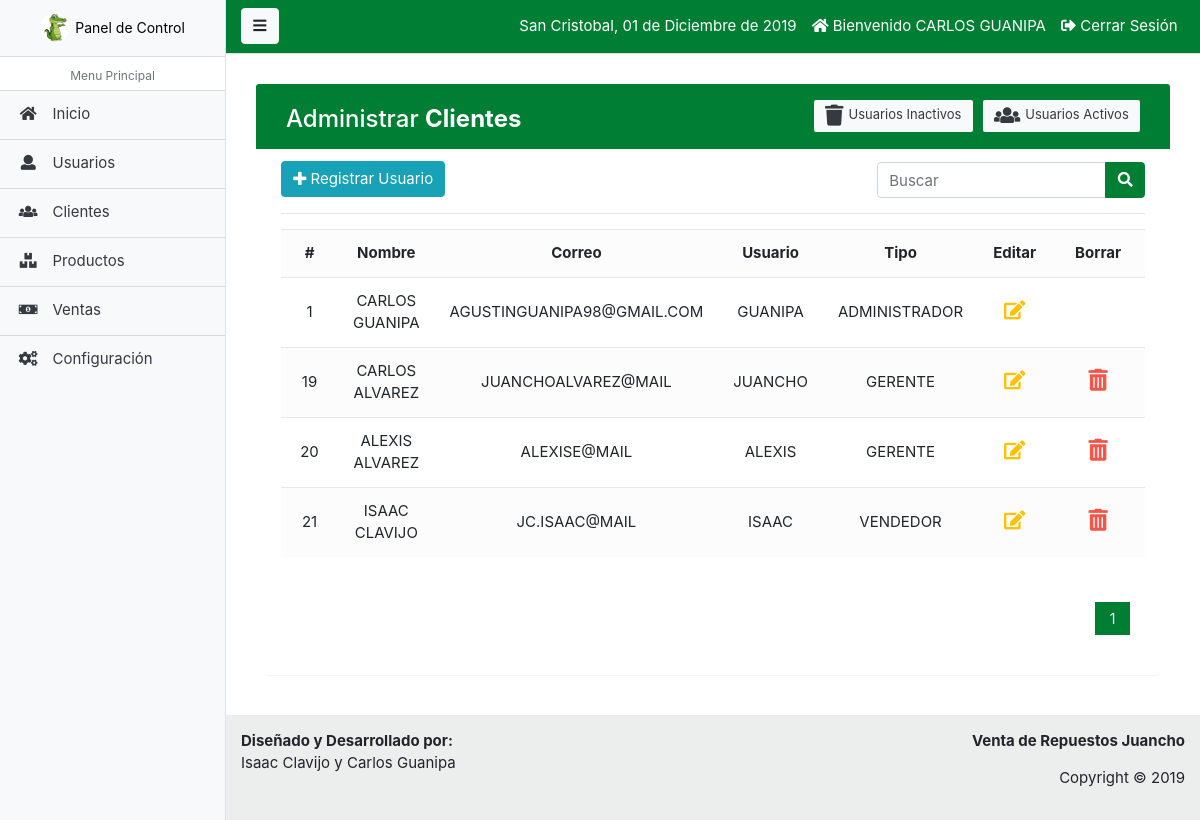
The app's page /paginas/usuario_lista.php (signed in) with its own data.
### tables this page shows
CREATE TABLE `usuario` (
  `idusuario` int(11) NOT NULL,
  `nombre` varchar(50) DEFAULT NULL,
  `correo` varchar(100) DEFAULT NULL,
  `usuario` varchar(15) DEFAULT NULL,
  `clave` varchar(100) DEFAULT NULL,
  `rol` int(11) DEFAULT NULL,
  `estatus` int(2) NOT NULL DEFAULT '1'
);

CREATE TABLE `rol` (
  `idrol` int(11) NOT NULL,
  `rol` varchar(20) DEFAULT NULL
);

### paginas/includes/funciones.php (called while the page is built, shortened)
<?php
	function fechaC(){
		$mes = array("",
			"Enero",
		  "Febrero",
		  "Marzo",
		  "Abril",
		  "Mayo",
		  "Junio",
		  "Julio",
		  "Agosto",
		  "Septiembre",
		  "Octubre",
		  "Noviembre",
		  "Diciembre");
		return date('d')." de ". $mes[date('n')] . " de " . date('Y');
	}
 ?>

### paginas/usuario_lista.php (the view, shortened to what this page needs)
<?php
	require_once('includes/admin_header.php');
?>
<div class="container-fluid">
	<div class="table-wrapper">
	    <div class="table-title">
	        <div class="row">
            <div class="col-sm-6">
							<h2>Administrar <b>Clientes</b></h2>
						</div>
						<div class="col-sm-6">
							<a href="usuario_lista.php" class="btn btn-light text-dark"><i class="fa fa-users"></i> Usuarios Activos</a>
							<a href="usuario_lista_inactivo.php" class="btn btn-light text-dark"><i class="fa fa-trash"></i> Usuarios Inactivos</a>
						</div>
	        </div>
	    </div>
	    <div class="row" style="padding-top: 2px;">
	    	<div class="col-sm-8">
					<a href="usuario_registro.php" class="btn btn-info float-left"><i class="fa fa-plus"></i> Registrar Usuario</a>
				</div>
				<form action="usuario_buscar.php" method="GET" class="col-sm-4" style="padding-top: 1px;">
					<div class="input-group">
						<input type="text" class="form-control" name="busqueda" id="busqueda" placeholder="Buscar">
						<div class="input-group-append">
							<button type="submit" class="btn btn-primary"><i class="fa fa-search"></i></button>
						</div>
					</div>
				</form>
	    </div>
	    <hr>
	    <div>
	    	<div class="table-responsive">
					<table class="table table-striped table-hover">
						<tr>
							<th class='text-center'>#</th>
							<th class='text-center'>Nombre</th>
							<th class='text-center'>Correo</th>
							<th class='text-center'>Usuario</th>
							<th class='text-center'>Tipo</th>
							<th class='text-center'>Editar</th>
							<th class='text-center'>Borrar</th>
						</tr>
						<?php
							$sql_registe = mysqli_query($conexion,"SELECT COUNT(*) as total_registro FROM usuario WHERE estatus = 1");
							$result_registe = mysqli_fetch_array($sql_registe);
							$total_registro = $result_registe['total_registro'];
							$por_pagina = 5;
							if (empty($_GET['pagina']))
							{
								$pagina = 1;
							}else{
								$pagina = $_GET['pagina'];
							}
							$desde = ($pagina-1) * $por_pagina;
							$total_paginas = ceil($total_registro / $por_pagina);
						$query = mysqli_query($conexion,"SELECT u.idusuario, u.nombre, u.correo, u.usuario, r.rol FROM usuario u INNER JOIN rol r ON u.rol = r.idrol WHERE estatus = 1  ORDER BY idusuario ASC LIMIT $desde,$por_pagina");
							$result = mysqli_num_rows($query);
							if ($result > 0) {
							 	while ($data = mysqli_fetch_array($query)) {
							 		?>
							 		<tr class="row<?php echo $data['idusuario']; ?>">
										<td class="text-center"><?php echo $data['idusuario']; ?></td>
										<td class="text-center"><?php echo $data['nombre']; ?></td>
										<td class="text-center"><?php echo $data['correo']; ?></td>
										<td class="text-center"><?php echo $data['usuario']; ?></td>
										<td class="text-center"><?php echo $data['rol']; ?></td>
										<td class='text-center'>
											<a href="usuario_editar.php?id=<?php echo $data['idusuario']; ?>" class="edit"><i class="fa fa-edit"></i></a>
										</td>
										<td class='text-center'>
											<?php
												if ($data['idusuario'] != 1) {
												?>
													<a href="usuario_borrar.php?id=<?php echo $data['idusuario']; ?>" class="delete eliminar"><i class="fa fa-trash-alt"></i></a>
												<?php
												}
											?>
										</td>
									</tr>
							 	<?php
							 	}
							 }
						?>
					</table>
				</div>
				<div class="paginador">
					<ul>
						<?php
							for ($i=1; $i <= $total_paginas; $i++)
							{
								if ($i == $pagina)
								{
									echo '<li class="pageSelected">'.$i.'</li>';
								}else{
									echo '<li><a href="?pagina='.$i.'">'.$i.'</a></li>';
								}
							}
								?>
					</ul>
				</div>
	    </div>
	</div>
</div>
<?php require_once('includes/admin_footer.php');  ?>

### paginas/includes/admin_header.php (shortened to what this page needs)
<?php
  require_once ("includes/funciones.php");
?>
<!DOCTYPE html>
<html lang="es">
<head>
  <link rel="stylesheet" type="text/css" href="../css/estilos.css">
  <link rel="stylesheet" type="text/css" href="../css/estilos_admin.css">
  <link rel="stylesheet" type="text/css" href="../css/estilos_crud.css">
  <link rel="stylesheet" type="text/css" href="../css/foto.css">
  <link href="../libs/startbootstrap-simple-sidebar-gh-pages/css/simple-sidebar.css" rel="stylesheet">
  <link href="../libs/startbootstrap-simple-sidebar-gh-pages/vendor/bootstrap/css/bootstrap.min.css" rel="stylesheet">
  <link rel="stylesheet" href="../libs/bootstrap-4.1.3-dist/css/bootstrap.min.css"/>
  <link href="../libs/bootstrap-ecommerce-uikit/ui-ecommerce/css/bootstrap.css" rel="stylesheet" type="text/css"/>
  <link href="../libs/bootstrap-ecommerce-uikit/ui-ecommerce/fonts/fontawesome/css/fontawesome-all.min.css" type="text/css" rel="stylesheet">
  <link href="../libs/bootstrap-ecommerce-uikit/ui-ecommerce/plugins/owlcarousel/assets/owl.carousel.min.css" rel="stylesheet">
  <link href="../libs/bootstrap-ecommerce-uikit/ui-ecommerce/plugins/owlcarousel/assets/owl.theme.default.css" rel="stylesheet">
  <link href="../libs/bootstrap-ecommerce-uikit/ui-ecommerce/css/ui.css" rel="stylesheet" type="text/css"/>
  <link href="../libs/bootstrap-ecommerce-uikit/ui-ecommerce/css/responsive.css" rel="stylesheet" media="only screen and (max-width: 1200px)"/>
</head>
<body>
<div class="d-flex" id="wrapper">
    <div class="bg-light border-right" id="sidebar-wrapper">
      <div class="sidebar-heading" align="center">
        <a href="admin_panel.php" style="text-decoration: none;">
          <img src="../imagen/logo-vrj.png" width="30" height="30" class="d-inline-block align-top" alt="">
          <span class="menu-collapsed" style="color: #000000; font-size: 14px;">Panel de Control</span>
        </a>
      </div>
      <div class="list-group list-group-flush">
        <ul class="list-group">
          <li class="list-group-item sidebar-separator-title text-muted d-flex align-items-center menu-collapsed justify-content-center">
              <small>Menu Principal</small>
          </li>
          <a href="admin_panel.php" aria-expanded="false" class="bg-light text-dark list-group-item list-group-item-action flex-column align-items-start tamano-elemento-sidebar">
            <div class="d-flex w-100 justify-content-start align-items-center">
                <span class="fa fa-home fa-fw mr-3"></span>
                <span class="menu-collapsed">Inicio</span>
            </div>
          </a>
          <a href="usuario_lista.php" aria-expanded="false" class="bg-light text-dark list-group-item list-group-item-action flex-column align-items-start tamano-elemento-sidebar">
            <div class="d-flex w-100 justify-content-start align-items-center">
                <span class="fa fa-user fa-fw mr-3"></span>
                <span class="menu-collapsed">Usuarios</span>
            </div>
          </a>
          <a href="cliente_lista.php" aria-expanded="false" class="bg-light text-dark list-group-item list-group-item-action flex-column align-items-start tamano-elemento-sidebar">
            <div class="d-flex w-100 justify-content-start align-items-center">
                <span class="fa fa-users fa-fw mr-3"></span>
                <span class="menu-collapsed">Clientes</span>
            </div>
          </a>
          <a href="producto_lista.php" aria-expanded="false" class="bg-light text-dark list-group-item list-group-item-action flex-column align-items-start tamano-elemento-sidebar">
            <div class="d-flex w-100 justify-content-start align-items-center">
                <span class="fa fa-boxes fa-fw mr-3"></span>
                <span class="menu-collapsed">Productos</span>
            </div>
          </a>
          <a href="venta_lista.php" aria-expanded="false" class="bg-light text-dark list-group-item list-group-item-action flex-column align-items-start tamano-elemento-sidebar">
            <div class="d-flex w-100 justify-content-start align-items-center">
                <span class="fa fa-money-bill-alt fa-fw mr-3"></span>
                <span class="menu-collapsed">Ventas</span>
            </div>
          </a>
          <a href="configuracion.php" aria-expanded="false" class="bg-light text-dark list-group-item list-group-item-action flex-column align-items-start tamano-elemento-sidebar">
            <div class="d-flex w-100 justify-content-start align-items-center">
                <span class="fa fa-cogs fa-fw mr-3"></span>
                <span class="menu-collapsed">Configuración</span>
            </div>
          </a>
        </ul>
      </div>
    </div>
    <div id="page-content-wrapper">
      <nav class="navbar navbar-expand-lg navbar-light border-bottom deep-green">
        <button class="btn btn-light" id="menu-toggle"><i class="fa fa-bars"></i></button>
        <div class="collapse navbar-collapse" id="navbarSupportedContent">
          <ul class="navbar-nav ml-auto mt-2 mt-lg-0">
            <?php  if (isset($_SESSION['active'])) : ?>
              <li class="nav-item active">
                <a class="nav-link" style="color: #FFFFFF;">San Cristobal, <?php echo fechaC(); ?></a>
              </li>
              <li class="nav-item active">
                <a class="nav-link" href="../index.php" style="color: #FFFFFF;"><i class="fa fa-home"></i> Bienvenido <?php echo $_SESSION['nombre']; ?></a>
              </li>
              <li class="nav-item active">
                <a class="nav-link" href="usuario_salir.php" style="color: #FFFFFF;"><i class="fa fa-sign-out-alt"></i> Cerrar Sesión</a>
              </li>
            <?php endif ?>
          </ul>
        </div>
      </nav>
      <div class="container-fluid panel">

### paginas/includes/admin_footer.php (shortened to what this page needs)
      </div>
      <footer class="sticky-footer section-footer bg2">
        <div class="container my-auto">
          <section class="footer-bottom row">
            <div class="col-sm-6">
              <p><b>Diseñado y Desarrollado por: </b><br>Isaac Clavijo y Carlos Guanipa</p>
            </div>
            <div class="col-sm-6">
              <p class="text-sm-right"><b>Venta de Repuestos Juancho</b></p>
              <p class="text-sm-right">Copyright &copy 2019<br>
              </p>
            </div>
          </section>
      </footer>
    </div>
  </div>
</body>
</html>

### css/estilos.css (style rules this page uses)
.deep-green { background-color: #007E33; }

### css/estilos_admin.css (style rules this page uses)
.panel { padding: 30px; }
.tamano-elemento-sidebar { height: 50px; }
.sidebar-separator-title { background-color: #ECECEC; height: 35px; }
.paginador ul { padding: 15px; list-style: none; background: #fff; margin-top: 15px; display: -webkit-flex; display: -moz-flex; display: -ms-flex; display: -o-flex; display: flex; justify-content: flex-end; }
.paginador a, .pageSelected { color: #007E33; border: 1px solid #ddd; padding: 5px; display: inline-block; font-size: 14px; text-align: center; width: 35px; }
.pageSelected { background: #007E33; color: #FFF; border: 1px solid #007E33; }

### css/estilos_crud.css (style rules this page uses)
body { color: #566787; background: #f5f5f5; font-family: 'Varela Round', sans-serif; font-size: 13px; }
.table-wrapper { background: #fff; padding: 10px 15px; margin: 10px; border-radius: 3px; box-shadow: 0 1px 1px rgba(0,0,0,.05); }
.table-title { padding-bottom: 15px; background: #007E33; color: #fff; padding: 16px 30px; margin: -20px -25px 10px; border-radius: 3px 3px 0 0; }
.table-title h2 { margin: 5px 0 0; font-size: 24px; }
.table-title .btn { color: #fff; float: right; font-size: 13px; border: none; min-width: 50px; border-radius: 2px; border: none; outline: none !important; margin-left: 10px; }
.table-title .btn i { float: left; font-size: 21px; margin-right: 5px; }
table.table tr th, table.table tr td { border-color: #e9e9e9; padding: 12px 15px; vertical-align: middle; }
table.table tr th:first-child { width: 60px; }
table.table tr th:last-child { width: 100px; }
table.table-striped tbody tr:nth-of-type(odd) { background-color: #fcfcfc; }
table.table td:last-child i { opacity: 0.9; font-size: 22px; margin: 0 5px; }
table.table td a { font-weight: bold; color: #566787; display: inline-block; text-decoration: none; outline: none !important; }
table.table td a.edit { color: #FFC107; }
table.table td a.delete { color: #F44336; }
table.table td i { font-size: 19px; }

### records on screen
usuario: idusuario "1", nombre "CARLOS GUANIPA", correo "AGUSTINGUANIPA98@GMAIL.COM", usuario "GUANIPA", rol.rol "ADMINISTRADOR"
usuario: idusuario "19", nombre "CARLOS ALVAREZ", correo "JUANCHOALVAREZ@MAIL", usuario "JUANCHO", rol.rol "GERENTE"
usuario: idusuario "20", nombre "ALEXIS ALVAREZ", correo "ALEXISE@MAIL", usuario "ALEXIS", rol.rol "GERENTE"
usuario: idusuario "21", nombre "ISAAC CLAVIJO", correo "JC.ISAAC@MAIL", usuario "ISAAC", rol.rol "VENDEDOR"

### other values on screen
fechaC() "01 de Diciembre de 2019"
$_SESSION['nombre'] "CARLOS GUANIPA"
